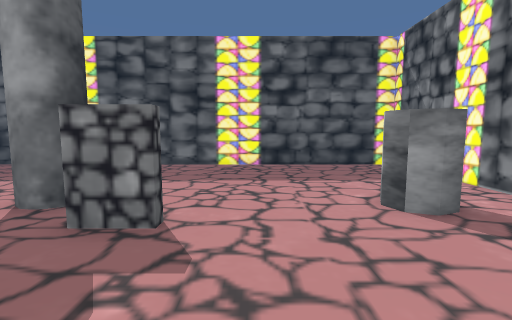
View 1 (above)

12 first-person views from a walk through a 3-D level made in the Unity game engine. The camera is 1.4 m above the floor, tilts 6° down and sees 85° across. The floor is counted in squares, 1 m on a side. Each view is taken from the middle of a square. On the plan, view 1 faces up. The plan holds only what a view shows up to about 14 squares ahead; the rest is blank. The player character is not drawn. Some animated figures are not drawn.

View 2
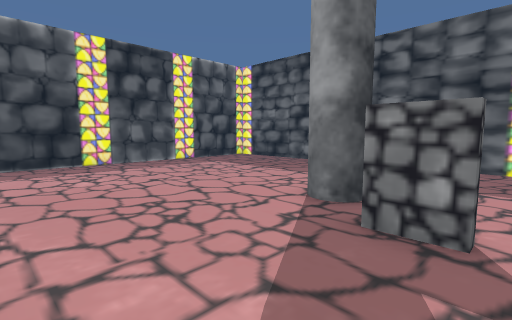

View 3
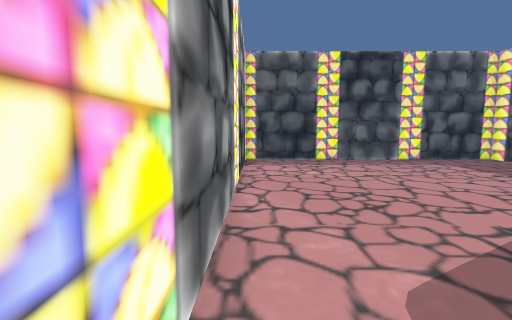

View 4
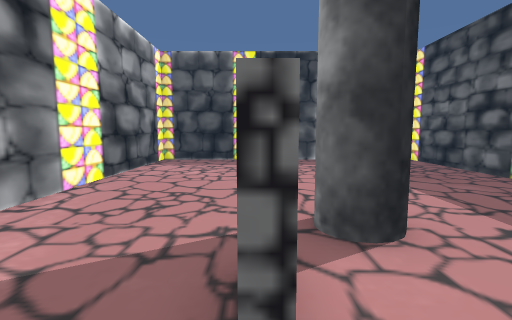

View 5
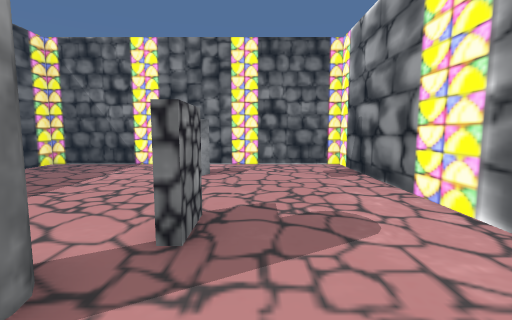

View 6
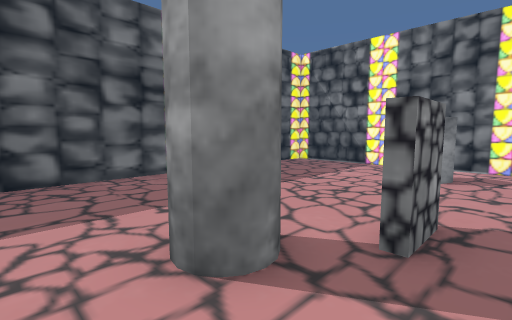

View 7
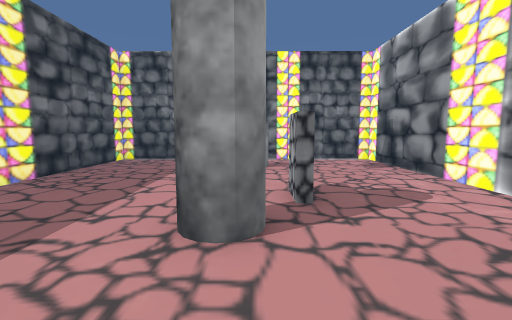

View 8
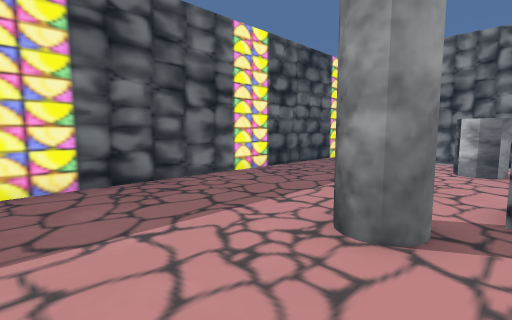

View 9
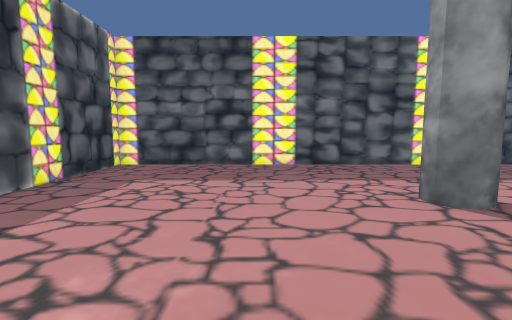

View 10
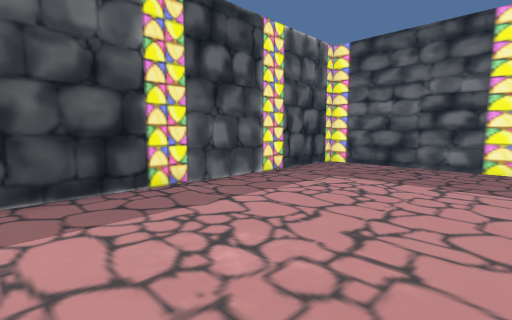

View 11
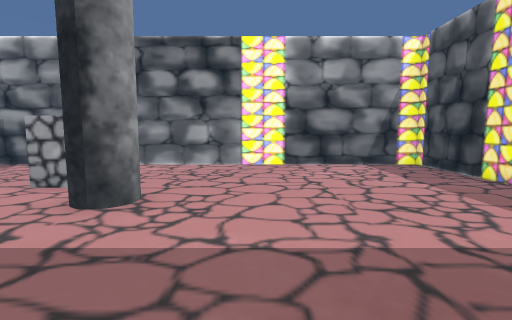

View 12
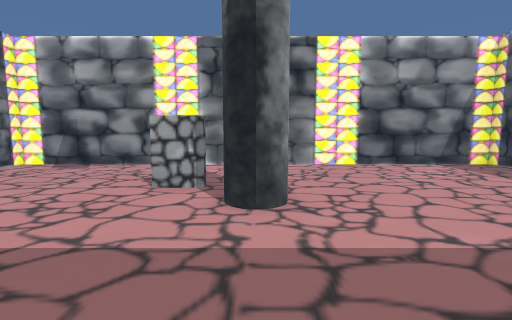

### Floor plan
Points are (right, up) in squares from view 1. A wall is a line through its corners. A room is listed if a view was taken in it or the views show most of it. See-through windows are left out.
Room 1 (views 1, 2, 3, 4, 5, 6, 7, 8, 9, 10, 11, 12)
walls: (-2.7, 4.2) (-1.4, 4.2); (-1.4, 3.9) (-2.7, 3.9); (3.5, 4.7) (3, 4.5) (2.6, 4.7) (2.4, 5.2) (2.6, 5.6) (3.1, 5.8); (-13.6, 11.5) (-13.6, -0.5) (5.6, -0.5) (5.6, 11.5) (-13.6, 11.5)

Where each view was taken, in squares from view 1:
view 1: 0 up, 0 right, facing up
view 2: 0 up, 1 left, facing up-left
view 3: 0 up, 0 right, facing left
view 4: 4 up, 0 right, facing left
view 5: 3 up, 6 left, facing right
view 6: 3 up, 6 left, facing up-right
view 7: 5 up, 8 left, facing right
view 8: 4 up, 8 left, facing up-right
view 9: 0 up, 8 left, facing up
view 10: 0 up, 7 left, facing up-left
view 11: 11 up, 7 left, facing down
view 12: 11 up, 4 left, facing down
